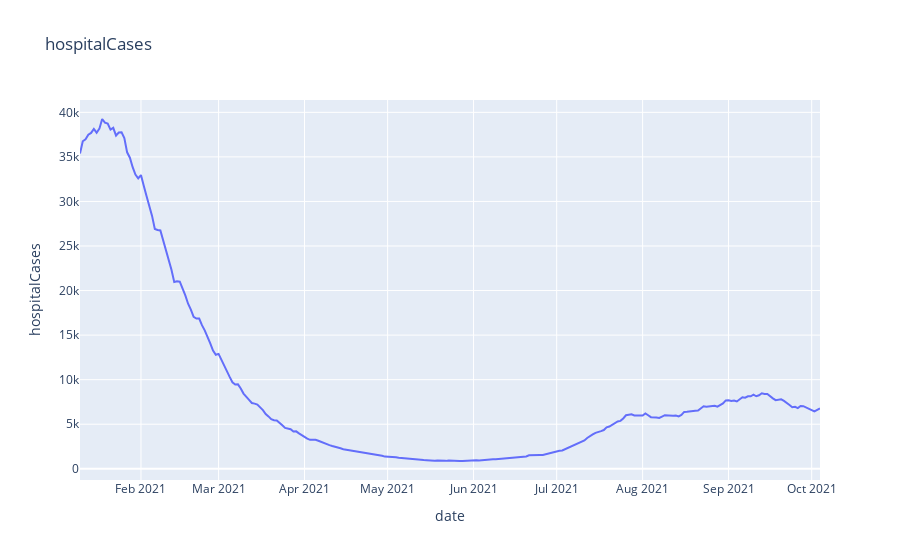
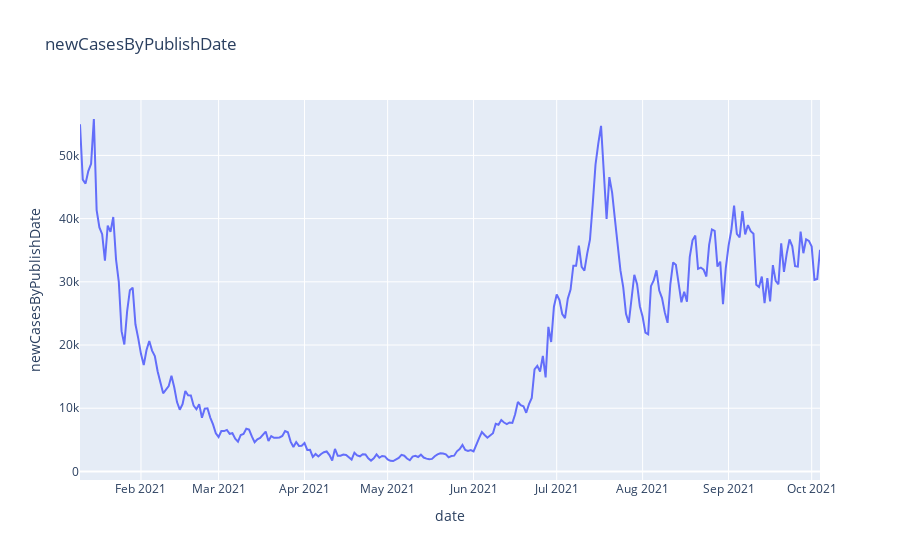
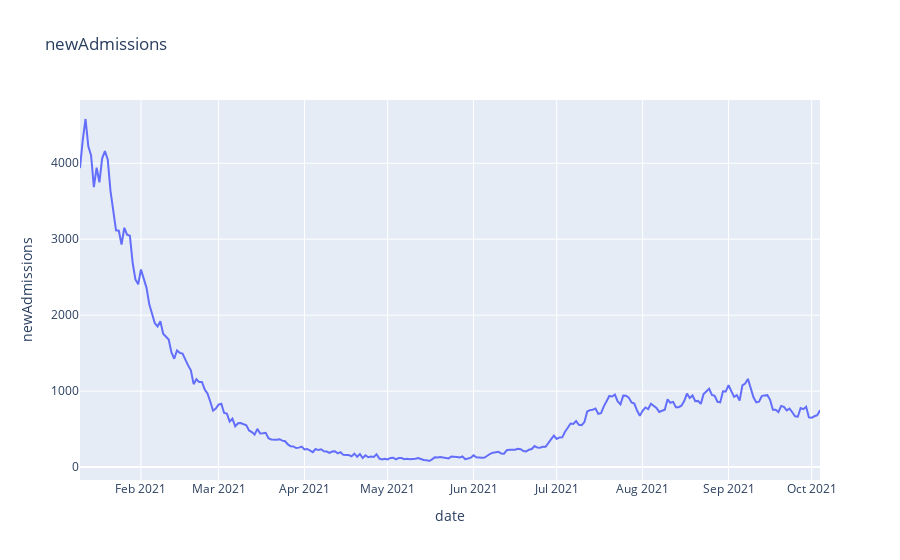
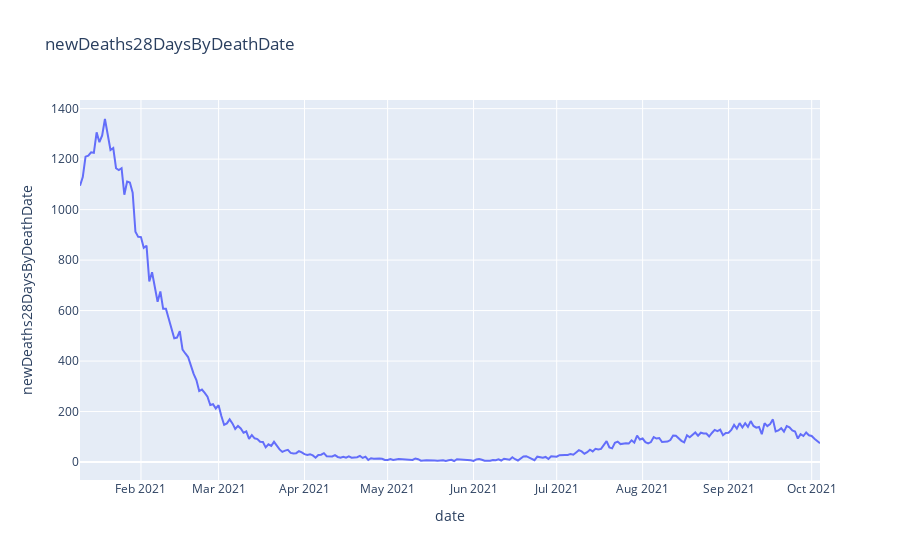

The notebook cell these images were saved under, in order:
### Markdown cell above
### Charting Covid features

### Code cell
covid_features = ['hospitalCases', 
                'newCasesByPublishDate',
                'newAdmissions',
                'newDeaths28DaysByDeathDate',
                'cumPeopleVaccinatedCompleteByPublishDate',
                'cumPeopleVaccinatedFirstDoseByPublishDate', 
                'cumPeopleVaccinatedSecondDoseByPublishDate',
                'cumVaccinationCompleteCoverageByPublishDatePercentage',
                'newVaccinesGivenByPublishDate']
#covid_features
for feature in covid_features:
    fig = px.line(covid_data, x="date", y=feature, title=f'{feature}')
    fig.show()

### Figure 1 — Plotly figure (JSON) as saved in the notebook; plotly's stock layout.template omitted (floating-point values rounded to 4 significant figures; data arrays with more than 128 entries replaced by an {"elided": "..."} marker saying what was removed)
{"data": [{"hovertemplate": "date=%{x}<br>hospitalCases=%{y}<extra></extra>", "legendgroup": "", "line": {"color": "#636efa", "dash": "solid"}, "marker": {"symbol": "circle"}, "mode": "lines", "name": "", "orientation": "v", "showlegend": false, "type": "scatter", "x": {"elided": "268 str values"}, "xaxis": "x", "y": {"elided": "268 int values"}, "yaxis": "y"}], "layout": {"legend": {"tracegroupgap": 0}, "title": {"text": "hospitalCases"}, "xaxis": {"anchor": "y", "domain": [0, 1], "title": {"text": "date"}}, "yaxis": {"anchor": "x", "domain": [0, 1], "title": {"text": "hospitalCases"}}}}

### Figure 2 — Plotly figure (JSON) as saved in the notebook; plotly's stock layout.template omitted (floating-point values rounded to 4 significant figures; data arrays with more than 128 entries replaced by an {"elided": "..."} marker saying what was removed)
{"data": [{"hovertemplate": "date=%{x}<br>newCasesByPublishDate=%{y}<extra></extra>", "legendgroup": "", "line": {"color": "#636efa", "dash": "solid"}, "marker": {"symbol": "circle"}, "mode": "lines", "name": "", "orientation": "v", "showlegend": false, "type": "scatter", "x": {"elided": "268 str values"}, "xaxis": "x", "y": {"elided": "268 int values"}, "yaxis": "y"}], "layout": {"legend": {"tracegroupgap": 0}, "title": {"text": "newCasesByPublishDate"}, "xaxis": {"anchor": "y", "domain": [0, 1], "title": {"text": "date"}}, "yaxis": {"anchor": "x", "domain": [0, 1], "title": {"text": "newCasesByPublishDate"}}}}

### Figure 3 — Plotly figure (JSON) as saved in the notebook; plotly's stock layout.template omitted (floating-point values rounded to 4 significant figures; data arrays with more than 128 entries replaced by an {"elided": "..."} marker saying what was removed)
{"data": [{"hovertemplate": "date=%{x}<br>newAdmissions=%{y}<extra></extra>", "legendgroup": "", "line": {"color": "#636efa", "dash": "solid"}, "marker": {"symbol": "circle"}, "mode": "lines", "name": "", "orientation": "v", "showlegend": false, "type": "scatter", "x": {"elided": "268 str values"}, "xaxis": "x", "y": {"elided": "268 int values"}, "yaxis": "y"}], "layout": {"legend": {"tracegroupgap": 0}, "title": {"text": "newAdmissions"}, "xaxis": {"anchor": "y", "domain": [0, 1], "title": {"text": "date"}}, "yaxis": {"anchor": "x", "domain": [0, 1], "title": {"text": "newAdmissions"}}}}

### Figure 4 — Plotly figure (JSON) as saved in the notebook; plotly's stock layout.template omitted (floating-point values rounded to 4 significant figures; data arrays with more than 128 entries replaced by an {"elided": "..."} marker saying what was removed)
{"data": [{"hovertemplate": "date=%{x}<br>newDeaths28DaysByDeathDate=%{y}<extra></extra>", "legendgroup": "", "line": {"color": "#636efa", "dash": "solid"}, "marker": {"symbol": "circle"}, "mode": "lines", "name": "", "orientation": "v", "showlegend": false, "type": "scatter", "x": {"elided": "268 str values"}, "xaxis": "x", "y": {"elided": "268 int values"}, "yaxis": "y"}], "layout": {"legend": {"tracegroupgap": 0}, "title": {"text": "newDeaths28DaysByDeathDate"}, "xaxis": {"anchor": "y", "domain": [0, 1], "title": {"text": "date"}}, "yaxis": {"anchor": "x", "domain": [0, 1], "title": {"text": "newDeaths28DaysByDeathDate"}}}}
